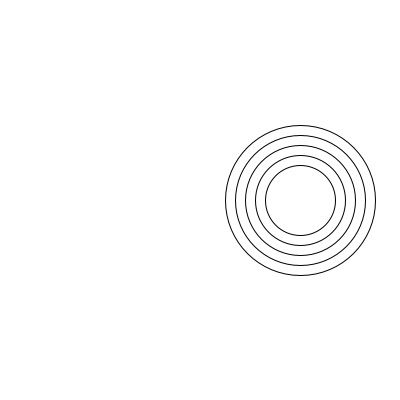
Frame 1 (no input)
Frame 60 (the mouse pressed at the canvas centre just before this capture): identical to frame 1, image omitted
Frame 120 (the mouse held since frame 60 and released just before this capture): identical to frame 1, image omitted

The Processing sketch that drew this single still picture (run headless with seeded random() and noise(); from frame 60 on, the mouse is pressed at the canvas centre):

// Processing sketch: Opdracht_9_6
// ── Opdracht_9_6.pde
void setup() {
  size(400,400);
  background(255);
  mijnMethode();
}

void draw() {
}

void mijnMethode(){
  ellipse(300,200,150,150);
  ellipse(300,200,130,130);
  ellipse(300,200,110,110);
  ellipse(300,200,90,90);
  ellipse(300,200,70,70);
}
